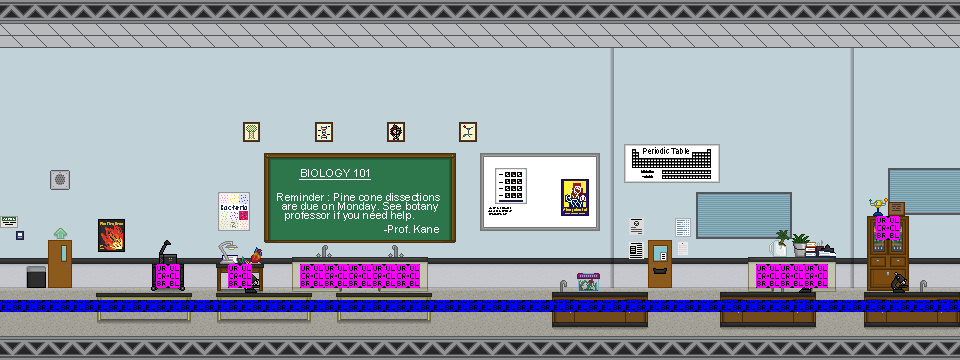

The image is a tile-based game level rendered from a .tmx file. Its description and source (layers, tilesets, objects; grid data summarised) follow:
An orthogonal 40x15 tile map with 24x24 px tiles, 9 tile layers (bg, boards, baseboard, windows, ...), 2 tilesets and 3 objects (2x info, door).

<map version="1.0" orientation="orthogonal" width="40" height="15" tilewidth="24" tileheight="24">
 <properties>
  <property name="soundtrack" value="greendale-alt" />
 </properties>
 <tileset firstgid="1" name="greendale-classrooms" tilewidth="24" tileheight="24">
  <image source="../images/tilesets/greendale-classrooms.png" width="288" height="479" />
 </tileset>
 <tileset firstgid="229" name="collisions" tilewidth="24" tileheight="24">
  <image source="../images/tilesets/collisions.png" width="632" height="512" />
 </tileset>
 <layer name="bg" width="40" height="15">
  <data>[600 cells, 600 non-empty, 6 distinct tile ids]</data>
 </layer>
 <layer name="boards" width="40" height="15">
  <data>[600 cells, 77 non-empty, 23 distinct tile ids]</data>
 </layer>
 <layer name="baseboard" width="40" height="15">
  <data>[600 cells, 40 non-empty, 1 distinct tile ids]</data>
 </layer>
 <layer name="windows" width="40" height="15">
  <data>[600 cells, 34 non-empty, 18 distinct tile ids]</data>
 </layer>
 <layer name="decor" width="40" height="15">
  <data>[600 cells, 89 non-empty, 56 distinct tile ids]</data>
 </layer>
 <layer name="tabletops" width="40" height="15">
  <data>[600 cells, 13 non-empty, 12 distinct tile ids]</data>
 </layer>
 <layer name="labbenches" width="40" height="15">
  <properties>
   <property name="foreground" value="true" />
  </properties>
  <data>[600 cells, 48 non-empty, 8 distinct tile ids]</data>
 </layer>
 <layer name="benchtops" width="40" height="15">
  <properties>
   <property name="foreground" value="true" />
  </properties>
  <data>[600 cells, 14 non-empty, 6 distinct tile ids]</data>
 </layer>
 <layer name="collision" width="40" height="15">
  <data>[600 cells, 56 non-empty, 4 distinct tile ids]</data>
 </layer>
 <objectgroup name="nodes" width="40" height="15">
  <object name="main" type="door" x="48" y="240" width="24" height="60">
   <properties>
    <property name="level" value="class-hallway-2" />
    <property name="to" value="biology" />
   </properties>
  </object>
  <object type="info" x="648" y="240" width="24" height="48">
   <properties>
    <property name="info" value="Professor Kane is not in his office." />
   </properties>
  </object>
  <object type="info" x="576" y="272" width="24" height="24">
   <properties>
    <property name="info" value="A lush terrarium sits here.|The label reads 'Species: Peacock Butterfly'|'Name: Magnitude Jr.'" />
   </properties>
  </object>
 </objectgroup>
</map>
